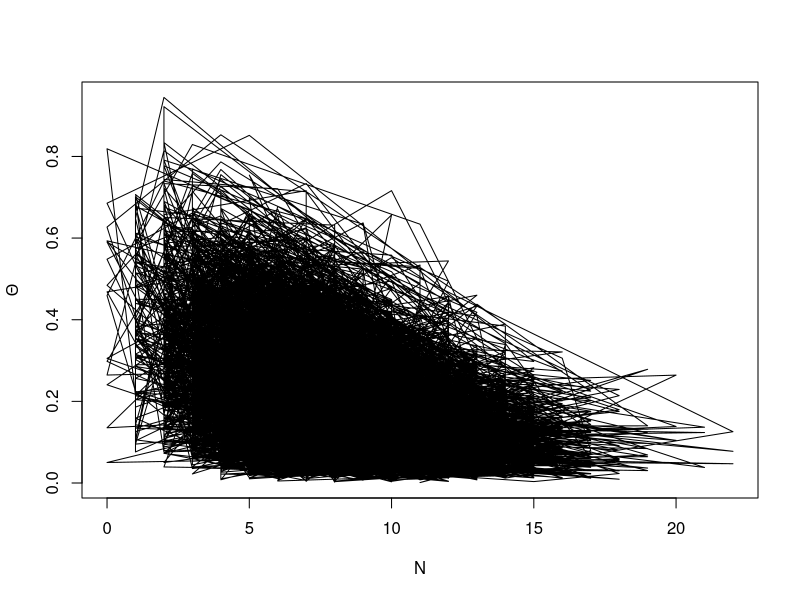
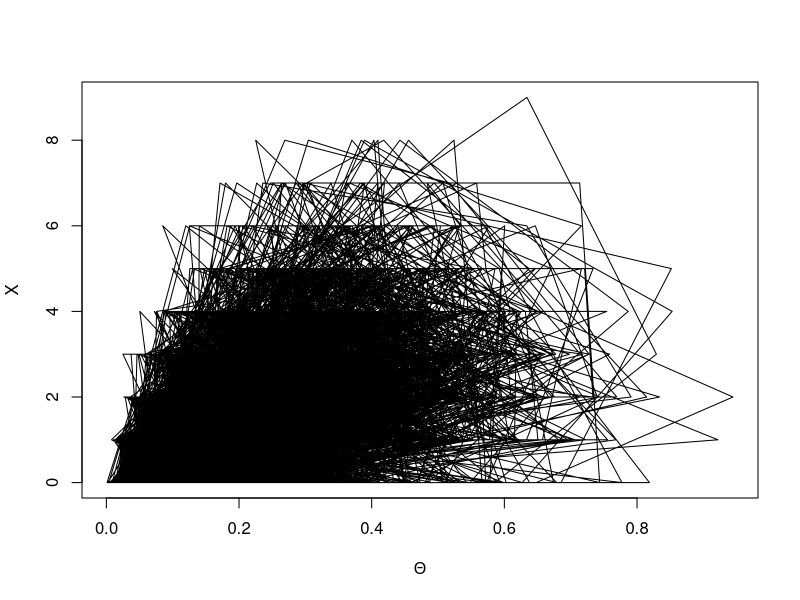
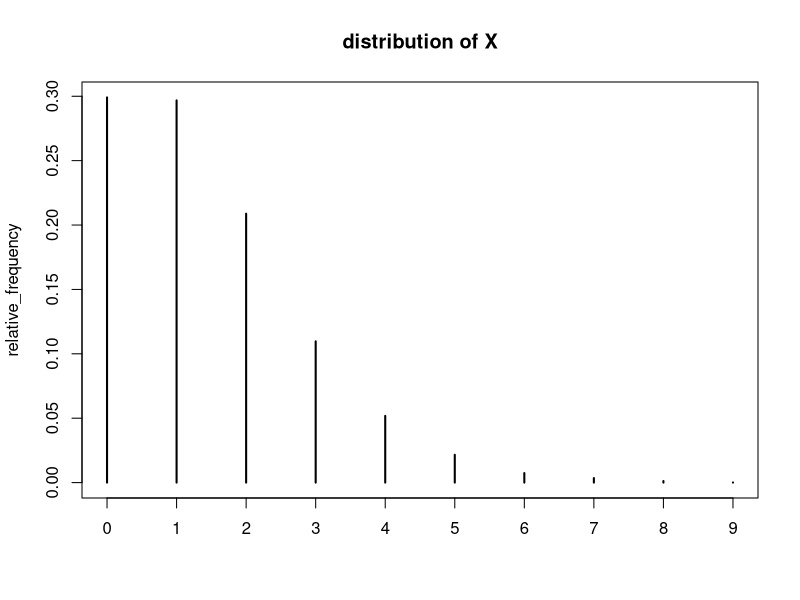
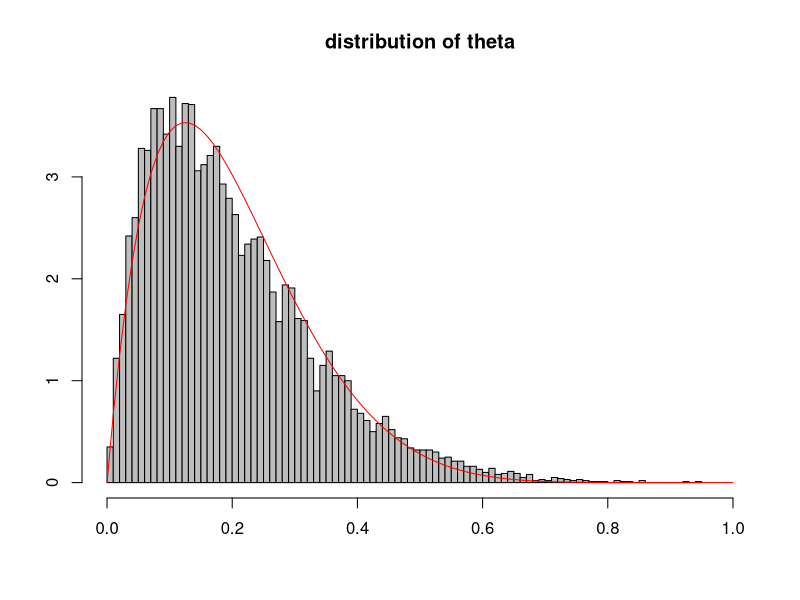
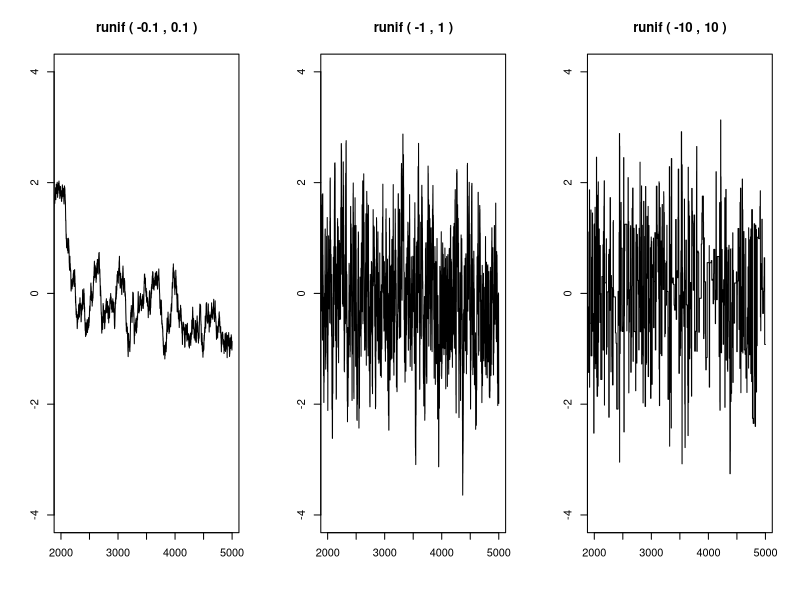
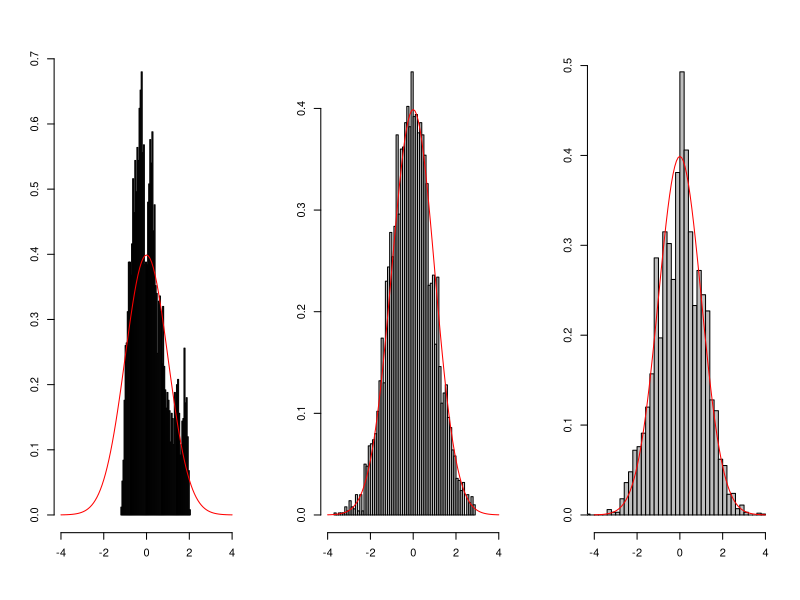
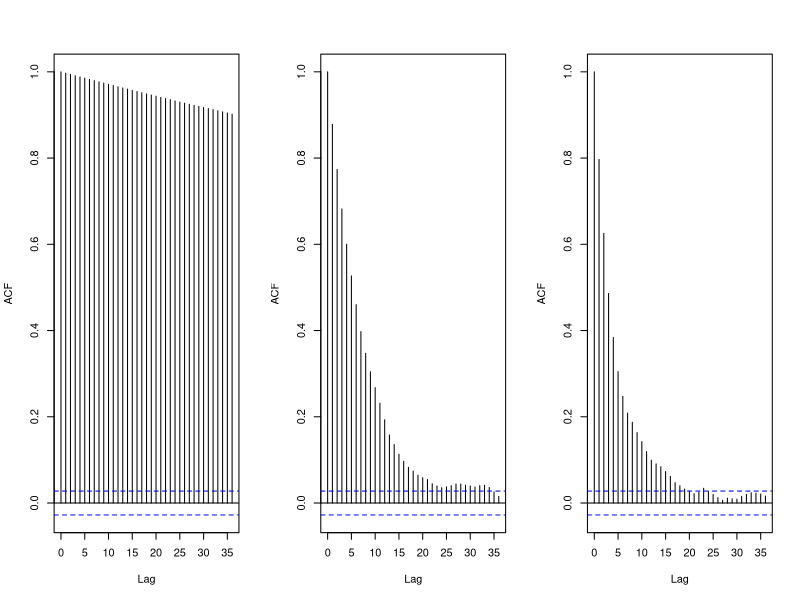
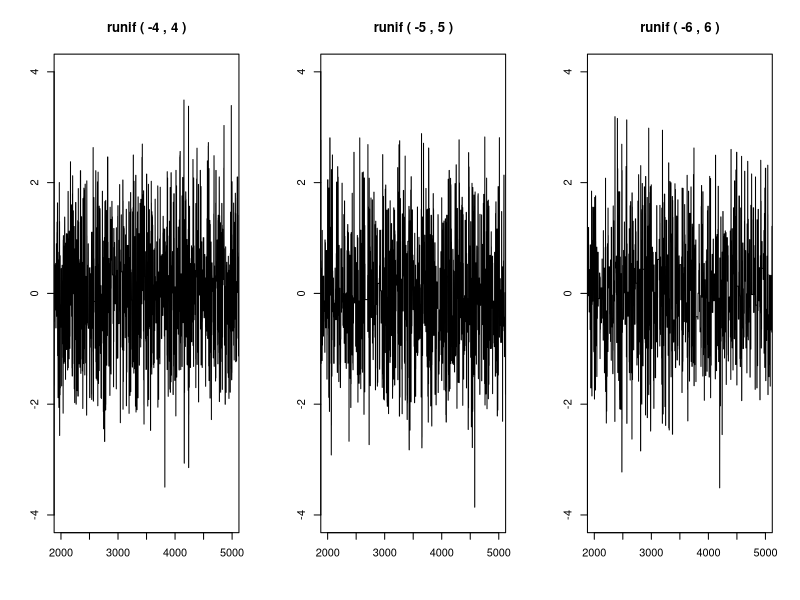

Reproduce these figures in R, in order.
## ---- chunk 1
knitr::opts_chunk$set(echo = TRUE)
## ---- chunk 2

init = list(lambda=10, alpha=2, beta=8, n=1.0, theta=0.5, x=1.0)

gibbs_sampler = function(nsims, init){
  
  # params = (n, theta, x)
  n = rep(init$n,nsims)
  theta = rep(init$theta,nsims)
  x = rep(init$x,nsims)
  
  for (i in 2:nsims){
    n[i] = rpois(1, init$lambda*(1-theta[i-1]))
    theta[i] = rbeta(1, init$alpha+x[i-1], init$beta+n[i]-x[i-1])
    x[i] = rbinom(1, n[i], theta[i])
  }

  plot(n, theta, type="l", xlab=expression(N), ylab=expression(Theta))
  plot(theta, x, type="l", xlab=expression(Theta), ylab=expression(X))
  
  simulations = list(n=n, theta=theta, x=x)
  return(simulations)
}

simulations = gibbs_sampler(nsims=10000, init)

relative_frequency = table(simulations$x)/length(simulations$x)

#barplot(relative_frequency)
plot(relative_frequency, main=paste("distribution of X"))
## ---- chunk 3
# simulated mean for X
mean(simulations$x)

# theoretical mean for X
mean(simulations$theta*simulations$n)

# simulated variance for X
var(simulations$x)

# theoretical variance for X
mean(simulations$n*simulations$theta*(1-simulations$theta))+
  var(simulations$n*simulations$theta)
## ---- chunk 4
hist(simulations$theta, breaks = 100, prob=T, col="grey", xlim=c(0,1), xlab="", ylab="", main="distribution of theta")
curve(dbeta(x, init$alpha, init$beta), add=T, col="red")

## ---- chunk 5
set.seed(123)

metrop_hastings = function(cand_distr, param, n_sims, burn_in){
  draws = c()
  # set first draw
  draws[1] = 0
  accepted = 0
  for(i in 2:n_sims){
    current = draws[i-1]
    candidate = current + 
      cand_distr(1, param[1], param[2])
    accept_ratio = exp((current^2-candidate^2)/2)
    accept_prob = min(accept_ratio, 1)
    #accept_prob = dnorm(candidate,0,1)/dnorm(current,0,1)
    
    if (runif(1) <= accept_prob){
      draws[i] = candidate
      accepted = accepted+1
    }
    else
      draws[i] = current
  }
  
  print(paste(
    #deparse(substitute(cand_distr)),
    "(",param[1],",",param[2],")",
    "acceptance rate: ", accepted/n_sims))

  return(draws[burn_in:n_sims])
}

# simulate samples
simulate = function(cand_distr, params, n_sims, burn_in=1){
  simulations = c()
  len = length(params)
  for(i in 1:len)
    simulations[[i]] = metrop_hastings(cand_distr, params[[i]], n_sims, burn_in)
  
  # plots
  par(mfrow=c(1,len))#, mai = rep(.3, len+1))
  
  # chains
  for(i in 1:len)
    plot(simulations[[i]], 
         xlim=c(2000, 5000), ylim=c(-4,4), type='l', 
         xlab = "", ylab = "", 
         main= paste(
           deparse(substitute(cand_distr)),
           "(",params[[i]][1],",",params[[i]][2],")"))
  
  # histograms
  for(i in 1:len){
    hist(simulations[[i]], breaks = 50, prob=T, 
         col="grey", xlim=c(-4,4), 
         xlab="", ylab="", main="")
    curve(dnorm(x), add=T, col="red")
  }
  
  # ACF
  for(i in 1:len)
    acf(simulations[[i]], main="")
}

params =  list(c(-.1,.1), c(-1,1), c(-10,10))
simulate(runif, params=params, n_sims=5000)

## ---- chunk 6
params = list(c(-4,4), c(-5,5), c(-6,6))
simulate(runif, params=params, n_sims=10000, burn_in=1000)
## ---- chunk 7
library(rmutil)
par(mfrow=c(3,3))
simulate(runif, params=list(c(-6,6)), n_sims=10000, burn_in=1000)
simulate(rcauchy, params=list(c(0,3)), n_sims=10000, burn_in=1000)
simulate(rlaplace, params=list(c(0,5)), n_sims=10000, burn_in=1000)
## ---- chunk 8
library(rmutil)
# uniform
params = list(c(-6.6,6.6))
simulate(runif, params=params, n_sims=5000)
# cauchy
params = list(c(0,3.5))
simulate(rcauchy, params=params, n_sims=5000)
# laplace
params = list(c(0,5.1))
simulate(rlaplace, params=params, n_sims=5000)
